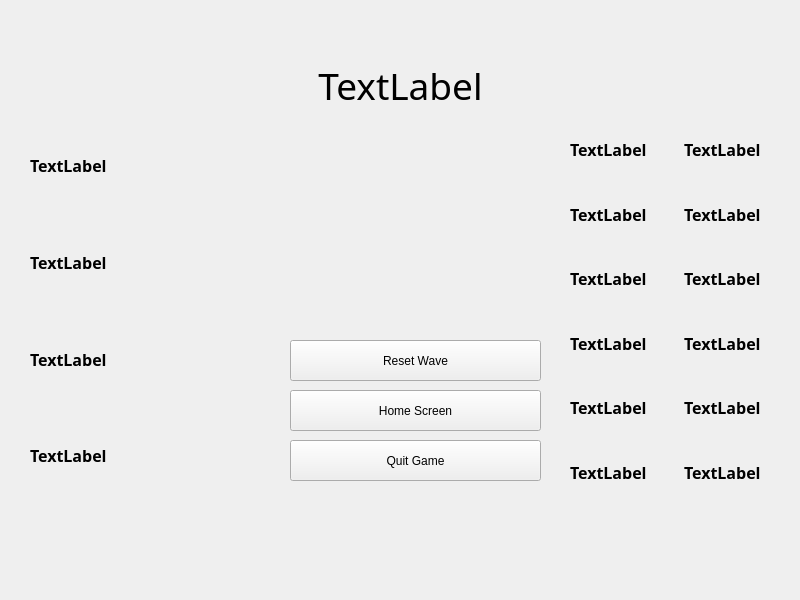
<?xml version="1.0" encoding="UTF-8"?>
<ui version="4.0">
 <class>EndGameWindow</class>
 <widget class="QMainWindow" name="EndGameWindow">
  <property name="geometry">
   <rect>
    <x>0</x>
    <y>0</y>
    <width>800</width>
    <height>600</height>
   </rect>
  </property>
  <property name="windowTitle">
   <string>MainWindow</string>
  </property>
  <widget class="QWidget" name="centralwidget">
   <widget class="QLabel" name="label_2">
    <property name="geometry">
     <rect>
      <x>320</x>
      <y>130</y>
      <width>181</width>
      <height>201</height>
     </rect>
    </property>
    <property name="text">
     <string/>
    </property>
    <property name="pixmap">
     <pixmap resource="Resources.qrc">:/Resources/img/logo.png</pixmap>
    </property>
   </widget>
   <widget class="QWidget" name="verticalLayoutWidget">
    <property name="geometry">
     <rect>
      <x>30</x>
      <y>120</y>
      <width>221</width>
      <height>381</height>
     </rect>
    </property>
    <layout class="QVBoxLayout" name="verticalLayout">
     <item>
      <widget class="QLabel" name="score">
       <property name="font">
        <font>
         <family>Gill Sans MT</family>
         <pointsize>12</pointsize>
         <weight>75</weight>
         <bold>true</bold>
        </font>
       </property>
       <property name="text">
        <string>TextLabel</string>
       </property>
      </widget>
     </item>
     <item>
      <widget class="QLabel" name="player_class">
       <property name="font">
        <font>
         <family>Gill Sans MT</family>
         <pointsize>12</pointsize>
         <weight>75</weight>
         <bold>true</bold>
        </font>
       </property>
       <property name="text">
        <string>TextLabel</string>
       </property>
      </widget>
     </item>
     <item>
      <widget class="QLabel" name="player_subtank">
       <property name="font">
        <font>
         <family>Gill Sans MT</family>
         <pointsize>12</pointsize>
         <weight>75</weight>
         <bold>true</bold>
        </font>
       </property>
       <property name="text">
        <string>TextLabel</string>
       </property>
      </widget>
     </item>
     <item>
      <widget class="QLabel" name="time_alive">
       <property name="font">
        <font>
         <family>Gill Sans MT</family>
         <pointsize>12</pointsize>
         <weight>75</weight>
         <bold>true</bold>
        </font>
       </property>
       <property name="text">
        <string>TextLabel</string>
       </property>
      </widget>
     </item>
    </layout>
   </widget>
   <widget class="QLabel" name="game_over_msg">
    <property name="geometry">
     <rect>
      <x>0</x>
      <y>50</y>
      <width>801</width>
      <height>71</height>
     </rect>
    </property>
    <property name="font">
     <font>
      <family>Gill Sans Ultra Bold</family>
      <pointsize>28</pointsize>
     </font>
    </property>
    <property name="text">
     <string>TextLabel</string>
    </property>
    <property name="alignment">
     <set>Qt::AlignCenter</set>
    </property>
   </widget>
   <widget class="QWidget" name="verticalLayoutWidget_2">
    <property name="geometry">
     <rect>
      <x>570</x>
      <y>120</y>
      <width>221</width>
      <height>381</height>
     </rect>
    </property>
    <layout class="QVBoxLayout" name="verticalLayout_2">
     <item>
      <layout class="QHBoxLayout" name="horizontalLayout">
       <item>
        <widget class="QLabel" name="Name">
         <property name="font">
          <font>
           <family>Gill Sans MT</family>
           <pointsize>12</pointsize>
           <weight>75</weight>
           <bold>true</bold>
          </font>
         </property>
         <property name="text">
          <string>TextLabel</string>
         </property>
        </widget>
       </item>
       <item>
        <widget class="QLabel" name="Score">
         <property name="font">
          <font>
           <family>Gill Sans MT</family>
           <pointsize>12</pointsize>
           <weight>75</weight>
           <bold>true</bold>
          </font>
         </property>
         <property name="text">
          <string>TextLabel</string>
         </property>
        </widget>
       </item>
      </layout>
     </item>
     <item>
      <layout class="QHBoxLayout" name="horizontalLayout_2">
       <item>
        <widget class="QLabel" name="name_1">
         <property name="font">
          <font>
           <family>Gill Sans MT</family>
           <pointsize>12</pointsize>
           <weight>75</weight>
           <bold>true</bold>
          </font>
         </property>
         <property name="text">
          <string>TextLabel</string>
         </property>
        </widget>
       </item>
       <item>
        <widget class="QLabel" name="score_1">
         <property name="font">
          <font>
           <family>Gill Sans MT</family>
           <pointsize>12</pointsize>
           <weight>75</weight>
           <bold>true</bold>
          </font>
         </property>
         <property name="text">
          <string>TextLabel</string>
         </property>
        </widget>
       </item>
      </layout>
     </item>
     <item>
      <layout class="QHBoxLayout" name="horizontalLayout_3">
       <item>
        <widget class="QLabel" name="name_2">
         <property name="font">
          <font>
           <family>Gill Sans MT</family>
           <pointsize>12</pointsize>
           <weight>75</weight>
           <bold>true</bold>
          </font>
         </property>
         <property name="text">
          <string>TextLabel</string>
         </property>
        </widget>
       </item>
       <item>
        <widget class="QLabel" name="score_2">
         <property name="font">
          <font>
           <family>Gill Sans MT</family>
           <pointsize>12</pointsize>
           <weight>75</weight>
           <bold>true</bold>
          </font>
         </property>
         <property name="text">
          <string>TextLabel</string>
         </property>
        </widget>
       </item>
      </layout>
     </item>
     <item>
      <layout class="QHBoxLayout" name="horizontalLayout_4">
       <item>
        <widget class="QLabel" name="name_3">
         <property name="font">
          <font>
           <family>Gill Sans MT</family>
           <pointsize>12</pointsize>
           <weight>75</weight>
           <bold>true</bold>
          </font>
         </property>
         <property name="text">
          <string>TextLabel</string>
         </property>
        </widget>
       </item>
       <item>
        <widget class="QLabel" name="score_3">
         <property name="font">
          <font>
           <family>Gill Sans MT</family>
           <pointsize>12</pointsize>
           <weight>75</weight>
           <bold>true</bold>
          </font>
         </property>
         <property name="text">
          <string>TextLabel</string>
         </property>
        </widget>
       </item>
      </layout>
     </item>
     <item>
      <layout class="QHBoxLayout" name="horizontalLayout_5">
       <item>
        <widget class="QLabel" name="name_4">
         <property name="font">
          <font>
           <family>Gill Sans MT</family>
           <pointsize>12</pointsize>
           <weight>75</weight>
           <bold>true</bold>
          </font>
         </property>
         <property name="text">
          <string>TextLabel</string>
         </property>
        </widget>
       </item>
       <item>
        <widget class="QLabel" name="score_4">
         <property name="font">
          <font>
           <family>Gill Sans MT</family>
           <pointsize>12</pointsize>
           <weight>75</weight>
           <bold>true</bold>
          </font>
         </property>
         <property name="text">
          <string>TextLabel</string>
         </property>
        </widget>
       </item>
      </layout>
     </item>
     <item>
      <layout class="QHBoxLayout" name="horizontalLayout_6">
       <item>
        <widget class="QLabel" name="name_5">
         <property name="font">
          <font>
           <family>Gill Sans MT</family>
           <pointsize>12</pointsize>
           <weight>75</weight>
           <bold>true</bold>
          </font>
         </property>
         <property name="text">
          <string>TextLabel</string>
         </property>
        </widget>
       </item>
       <item>
        <widget class="QLabel" name="score_5">
         <property name="font">
          <font>
           <family>Gill Sans MT</family>
           <pointsize>12</pointsize>
           <weight>75</weight>
           <bold>true</bold>
          </font>
         </property>
         <property name="text">
          <string>TextLabel</string>
         </property>
        </widget>
       </item>
      </layout>
     </item>
    </layout>
   </widget>
   <widget class="QStackedWidget" name="pages">
    <property name="geometry">
     <rect>
      <x>270</x>
      <y>330</y>
      <width>291</width>
      <height>241</height>
     </rect>
    </property>
    <property name="currentIndex">
     <number>0</number>
    </property>
    <widget class="QWidget" name="page">
     <widget class="QPushButton" name="quit_button">
      <property name="geometry">
       <rect>
        <x>20</x>
        <y>110</y>
        <width>251</width>
        <height>41</height>
       </rect>
      </property>
      <property name="text">
       <string>Quit Game</string>
      </property>
     </widget>
     <widget class="QPushButton" name="home_screen">
      <property name="geometry">
       <rect>
        <x>20</x>
        <y>60</y>
        <width>251</width>
        <height>41</height>
       </rect>
      </property>
      <property name="text">
       <string>Home Screen</string>
      </property>
     </widget>
     <widget class="QPushButton" name="start_button">
      <property name="geometry">
       <rect>
        <x>20</x>
        <y>10</y>
        <width>251</width>
        <height>41</height>
       </rect>
      </property>
      <property name="text">
       <string>Reset Wave</string>
      </property>
     </widget>
    </widget>
    <widget class="QWidget" name="page_2">
     <widget class="QWidget" name="horizontalLayoutWidget">
      <property name="geometry">
       <rect>
        <x>0</x>
        <y>40</y>
        <width>291</width>
        <height>81</height>
       </rect>
      </property>
      <layout class="QHBoxLayout" name="horizontalLayout_7">
       <item>
        <widget class="QPushButton" name="decrease_button">
         <property name="text">
          <string>&lt;&lt;</string>
         </property>
        </widget>
       </item>
       <item>
        <widget class="QLabel" name="num_wave">
         <property name="font">
          <font>
           <pointsize>27</pointsize>
           <weight>75</weight>
           <bold>true</bold>
          </font>
         </property>
         <property name="lineWidth">
          <number>1</number>
         </property>
         <property name="text">
          <string>1</string>
         </property>
         <property name="alignment">
          <set>Qt::AlignCenter</set>
         </property>
        </widget>
       </item>
       <item>
        <widget class="QPushButton" name="increase_button">
         <property name="text">
          <string>&gt;&gt;</string>
         </property>
        </widget>
       </item>
      </layout>
     </widget>
     <widget class="QPushButton" name="reset_button">
      <property name="geometry">
       <rect>
        <x>0</x>
        <y>130</y>
        <width>291</width>
        <height>31</height>
       </rect>
      </property>
      <property name="text">
       <string>Reset Waves</string>
      </property>
     </widget>
     <widget class="QLabel" name="label">
      <property name="geometry">
       <rect>
        <x>0</x>
        <y>10</y>
        <width>281</width>
        <height>20</height>
       </rect>
      </property>
      <property name="font">
       <font>
        <pointsize>19</pointsize>
       </font>
      </property>
      <property name="text">
       <string>CHOOSE THE WAVE</string>
      </property>
      <property name="alignment">
       <set>Qt::AlignCenter</set>
      </property>
     </widget>
     <widget class="QPushButton" name="quit_button_2">
      <property name="geometry">
       <rect>
        <x>20</x>
        <y>180</y>
        <width>251</width>
        <height>41</height>
       </rect>
      </property>
      <property name="text">
       <string>Quit Game</string>
      </property>
     </widget>
    </widget>
   </widget>
  </widget>
 </widget>
 <resources>
  <include location="Resources.qrc"/>
 </resources>
 <connections/>
</ui>
